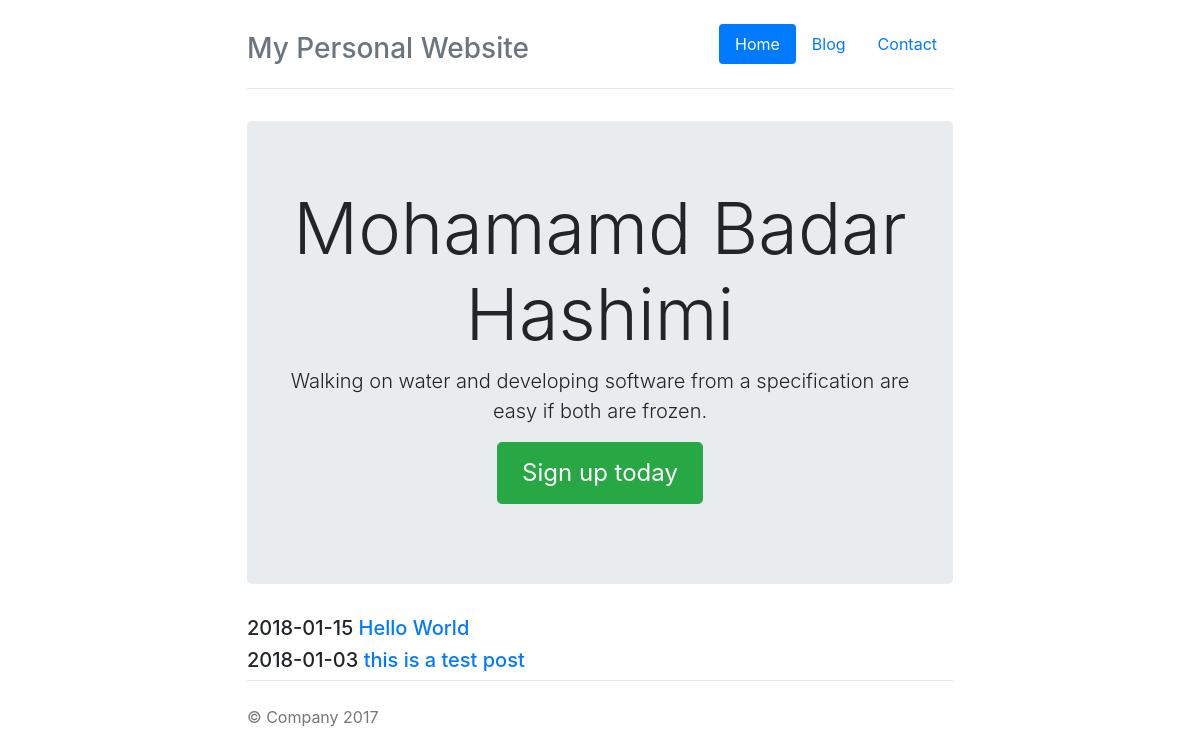
Screenshot of /blog/ with the database file from the repository.
### blog/models.py (models this page shows, shortened)
class Post(models.Model):
    title = models.CharField(max_length = 140)
    body = models.TextField()
    date = models.DateTimeField()

### blog/templates/blog/blog.html
{% extends "personal/header.html" %}
{% block content %}
	{% for post in object_list %}
		<h5>{{ post.date|date:"Y-m-d" }}<a href="/blog/{{post.id}}">  {{ post.title }}</a></h5>
	{% endfor %}
{% endblock %}

### personal/static/css/style.css (style rules this page uses)
body { padding-top: 1.5rem; padding-bottom: 1.5rem; }

### rows the page displays
Post: date "2018-01-15", title "Hello World"
Post: date "2018-01-03", title "this is a test post"
